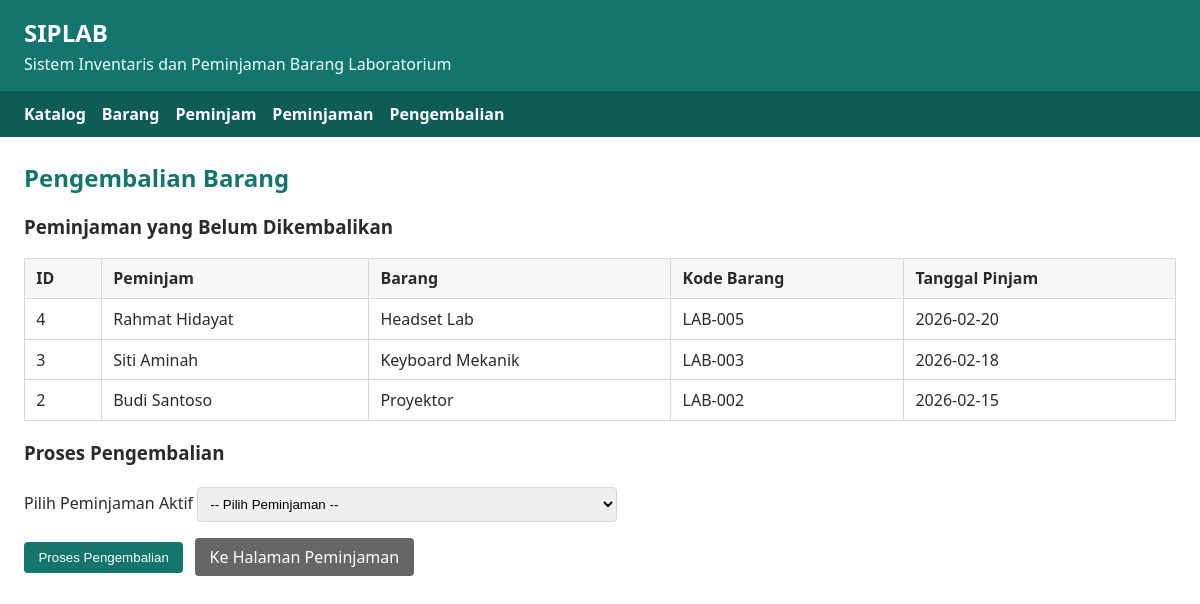
The page /loans/return.php on the database its author committed.
### tables this page shows
CREATE TABLE IF NOT EXISTS loans (
    LoanID INT AUTO_INCREMENT PRIMARY KEY,
    BorrowerID INT NOT NULL,
    ItemCode VARCHAR(20) NOT NULL,
    LoanDate DATE NOT NULL,
    ReturnDate DATE NULL,
    FOREIGN KEY (BorrowerID) REFERENCES borrowers(BorrowerID),
    FOREIGN KEY (ItemCode) REFERENCES items(ItemCode)
);

CREATE TABLE IF NOT EXISTS borrowers (
    BorrowerID INT AUTO_INCREMENT PRIMARY KEY,
    Name VARCHAR(255) NOT NULL,
    Email VARCHAR(255) UNIQUE,
    Phone VARCHAR(20)
);

CREATE TABLE IF NOT EXISTS items (
    ItemCode VARCHAR(20) PRIMARY KEY,
    Name VARCHAR(255) NOT NULL,
    Category VARCHAR(100),
    Location VARCHAR(100),
    ItemCondition VARCHAR(50),
    Quantity INT NOT NULL DEFAULT 0,
    CHECK (Quantity >= 0)
);

### src/loans/return.php (the view, shortened to what this page needs)
<?php
require_once __DIR__ . '/../config/db.php';
require_once __DIR__ . '/../layout.php';
$activeLoans = $pdo->query(
    'SELECT loans.LoanID,
            borrowers.Name AS BorrowerName,
            items.Name AS ItemName,
            items.ItemCode,
            loans.LoanDate
     FROM loans
     JOIN borrowers ON loans.BorrowerID = borrowers.BorrowerID
     JOIN items ON loans.ItemCode = items.ItemCode
     WHERE loans.ReturnDate IS NULL
     ORDER BY loans.LoanDate DESC, loans.LoanID DESC'
)->fetchAll();
app_header('Pengembalian Barang');
?>
<h2>Pengembalian Barang</h2>
<h3>Peminjaman yang Belum Dikembalikan</h3>
<?php if (count($activeLoans) === 0): ?>
    <p class="muted">
        Tidak ada peminjaman aktif.
    </p>
<?php else: ?>
    <table>
        <thead>
            <tr>
                <th>ID</th>
                <th>Peminjam</th>
                <th>Barang</th>
                <th>Kode Barang</th>
                <th>Tanggal Pinjam</th>
            </tr>
        </thead>
        <tbody>
            <?php foreach ($activeLoans as $loan): ?>
                <tr>
                    <td><?= (int) $loan['LoanID'] ?></td>
                    <td><?= e($loan['BorrowerName']) ?></td>
                    <td><?= e($loan['ItemName']) ?></td>
                    <td><?= e($loan['ItemCode']) ?></td>
                    <td><?= e($loan['LoanDate']) ?></td>
                </tr>
            <?php endforeach; ?>
        </tbody>
    </table>
<?php endif; ?>
<h3>Proses Pengembalian</h3>
<form method="post">
    <label>
        Pilih Peminjaman Aktif
        <select name="loan_id" required>
            <option value="">-- Pilih Peminjaman --</option>
        </select>
    </label>
    <div class="form-action">
        <button type="submit">Proses Pengembalian</button>
        <a class="button button-secondary" href="borrow.php">Ke Halaman Peminjaman</a>
    </div>
</form>
<?php
app_footer();

### src/layout.php (shortened to what this page needs)
<?php
function e(?string $value): string
{
    return htmlspecialchars($value ?? '', ENT_QUOTES, 'UTF-8');
}
function app_header(string $title): void
{
?>
<!DOCTYPE html>
<html lang="id">
<head>
</head>
<body>
<header>
    <h1>SIPLAB</h1>
    <p>Sistem Inventaris dan Peminjaman Barang Laboratorium</p>
</header>
<nav>
    <a href="/">Katalog</a>
    <a href="/items/list.php">Barang</a>
    <a href="/borrowers/list.php">Peminjam</a>
    <a href="/loans/borrow.php">Peminjaman</a>
    <a href="/loans/return.php">Pengembalian</a>
</nav>
<main>
<?php
}
function app_footer(): void
{
    echo '</main></body></html>';
}

### src/layout.php (style rules this page uses)
:root { --primary: #14756e; --danger: #b03030; --border: #d8d8d8; --bg-soft: #f7f7f7; }
body { font-family: system-ui, sans-serif; margin: 0; color: #2a2a2a; background: #fff; }
header { background: var(--primary); color: #fff; padding: 1rem 1.5rem; }
header h1 { margin: 0; font-size: 1.5rem; }
header p { margin: 0.25rem 0 0; color: #eafffd; }
nav { background: #0f5b56; padding: 0.75rem 1.5rem; display: flex; gap: 1rem; flex-wrap: wrap; }
nav a { color: #fff; text-decoration: none; font-weight: 600; }
main { padding: 1.5rem; }
h2 { margin-top: 0; color: var(--primary); }
table { width: 100%; border-collapse: collapse; margin-top: 1rem; }
th, td { border: 1px solid var(--border); padding: 0.55rem 0.7rem; text-align: left; vertical-align: top; }
th { background: var(--bg-soft); }
.button, button { display: inline-block; background: var(--primary); color: #fff; border: 0; border-radius: 4px; padding: 0.5rem 0.9rem; text-decoration: none; cursor: pointer; }
.button-secondary { background: #666; }
form label { display: block; margin-bottom: 0.9rem; }
form input, form select { width: min(420px, 100%); padding: 0.5rem; margin-top: 0.25rem; border: 1px solid var(--border); border-radius: 4px; }
.form-action { display: flex; gap: 0.75rem; align-items: center; margin-top: 1rem; }

### rows shown on the page
loans: LoanID "4", BorrowerID.Name "Rahmat Hidayat", ItemCode.Name "Headset Lab", ItemCode.ItemCode "LAB-005", LoanDate "2026-02-20"
loans: LoanID "3", BorrowerID.Name "Siti Aminah", ItemCode.Name "Keyboard Mekanik", ItemCode.ItemCode "LAB-003", LoanDate "2026-02-18"
loans: LoanID "2", BorrowerID.Name "Budi Santoso", ItemCode.Name "Proyektor", ItemCode.ItemCode "LAB-002", LoanDate "2026-02-15"
